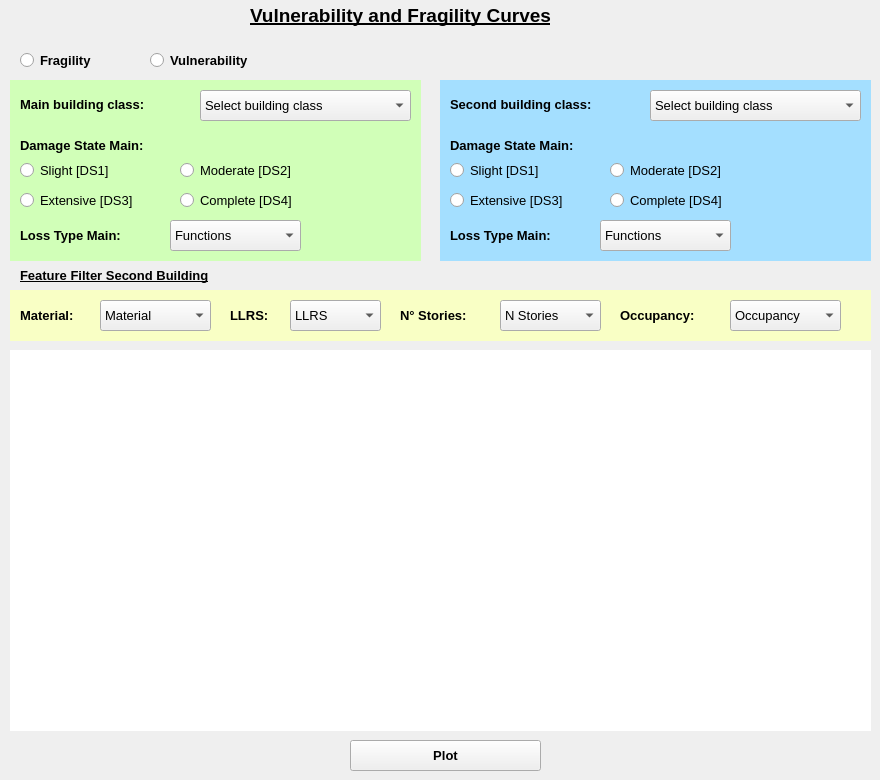
<?xml version="1.0" encoding="UTF-8"?>
<ui version="4.0">
 <class>vulnerability_plot</class>
 <widget class="QMainWindow" name="vulnerability_plot">
  <property name="geometry">
   <rect>
    <x>0</x>
    <y>0</y>
    <width>880</width>
    <height>780</height>
   </rect>
  </property>
  <property name="windowTitle">
   <string>MainWindow</string>
  </property>
  <widget class="QWidget" name="plot_frame">
   <widget class="QPushButton" name="plot_button">
    <property name="geometry">
     <rect>
      <x>350</x>
      <y>740</y>
      <width>191</width>
      <height>31</height>
     </rect>
    </property>
    <property name="font">
     <font>
      <pointsize>10</pointsize>
      <weight>75</weight>
      <bold>true</bold>
     </font>
    </property>
    <property name="text">
     <string>Plot</string>
    </property>
   </widget>
   <widget class="QLabel" name="specific_label">
    <property name="geometry">
     <rect>
      <x>250</x>
      <y>0</y>
      <width>391</width>
      <height>31</height>
     </rect>
    </property>
    <property name="font">
     <font>
      <pointsize>14</pointsize>
      <weight>75</weight>
      <italic>false</italic>
      <bold>true</bold>
      <underline>true</underline>
      <strikeout>false</strikeout>
     </font>
    </property>
    <property name="text">
     <string>Vulnerability and Fragility Curves</string>
    </property>
   </widget>
   <widget class="QLabel" name="main_label">
    <property name="geometry">
     <rect>
      <x>20</x>
      <y>89</y>
      <width>171</width>
      <height>31</height>
     </rect>
    </property>
    <property name="font">
     <font>
      <pointsize>10</pointsize>
      <weight>75</weight>
      <bold>true</bold>
     </font>
    </property>
    <property name="text">
     <string>Main building class:</string>
    </property>
   </widget>
   <widget class="QComboBox" name="main_tax">
    <property name="geometry">
     <rect>
      <x>200</x>
      <y>90</y>
      <width>211</width>
      <height>31</height>
     </rect>
    </property>
    <property name="font">
     <font>
      <pointsize>10</pointsize>
     </font>
    </property>
    <item>
     <property name="text">
      <string>Select building class</string>
     </property>
    </item>
   </widget>
   <widget class="QLabel" name="second_label">
    <property name="geometry">
     <rect>
      <x>450</x>
      <y>89</y>
      <width>201</width>
      <height>31</height>
     </rect>
    </property>
    <property name="font">
     <font>
      <pointsize>10</pointsize>
      <weight>75</weight>
      <bold>true</bold>
     </font>
    </property>
    <property name="text">
     <string>Second building class:</string>
    </property>
   </widget>
   <widget class="QComboBox" name="second_tax">
    <property name="geometry">
     <rect>
      <x>650</x>
      <y>90</y>
      <width>211</width>
      <height>31</height>
     </rect>
    </property>
    <property name="font">
     <font>
      <pointsize>10</pointsize>
     </font>
    </property>
    <item>
     <property name="text">
      <string>Select building class</string>
     </property>
    </item>
   </widget>
   <widget class="QWidget" name="verticalLayoutWidget">
    <property name="geometry">
     <rect>
      <x>10</x>
      <y>350</y>
      <width>861</width>
      <height>381</height>
     </rect>
    </property>
    <layout class="QVBoxLayout" name="plot_comparison">
     <item>
      <widget class="QLabel" name="plot_img">
       <property name="styleSheet">
        <string notr="true">background-color: rgb(255, 255, 255);</string>
       </property>
       <property name="text">
        <string/>
       </property>
      </widget>
     </item>
    </layout>
   </widget>
   <widget class="QLabel" name="main_mat_label">
    <property name="geometry">
     <rect>
      <x>20</x>
      <y>300</y>
      <width>81</width>
      <height>31</height>
     </rect>
    </property>
    <property name="font">
     <font>
      <pointsize>10</pointsize>
      <weight>75</weight>
      <bold>true</bold>
     </font>
    </property>
    <property name="text">
     <string>Material:</string>
    </property>
   </widget>
   <widget class="QLabel" name="main_llrs_label">
    <property name="geometry">
     <rect>
      <x>230</x>
      <y>300</y>
      <width>81</width>
      <height>31</height>
     </rect>
    </property>
    <property name="font">
     <font>
      <pointsize>10</pointsize>
      <weight>75</weight>
      <bold>true</bold>
     </font>
    </property>
    <property name="text">
     <string>LLRS:</string>
    </property>
   </widget>
   <widget class="QLabel" name="main_story_label">
    <property name="geometry">
     <rect>
      <x>400</x>
      <y>300</y>
      <width>91</width>
      <height>31</height>
     </rect>
    </property>
    <property name="font">
     <font>
      <pointsize>10</pointsize>
      <weight>75</weight>
      <bold>true</bold>
     </font>
    </property>
    <property name="text">
     <string>N° Stories:</string>
    </property>
   </widget>
   <widget class="QComboBox" name="main_mat_filter">
    <property name="geometry">
     <rect>
      <x>100</x>
      <y>300</y>
      <width>111</width>
      <height>31</height>
     </rect>
    </property>
    <property name="font">
     <font>
      <pointsize>10</pointsize>
     </font>
    </property>
    <item>
     <property name="text">
      <string>Material</string>
     </property>
    </item>
   </widget>
   <widget class="QComboBox" name="main_llrs_filter">
    <property name="geometry">
     <rect>
      <x>290</x>
      <y>300</y>
      <width>91</width>
      <height>31</height>
     </rect>
    </property>
    <property name="font">
     <font>
      <pointsize>10</pointsize>
     </font>
    </property>
    <item>
     <property name="text">
      <string>LLRS</string>
     </property>
    </item>
   </widget>
   <widget class="QComboBox" name="main_story_filter">
    <property name="geometry">
     <rect>
      <x>500</x>
      <y>300</y>
      <width>101</width>
      <height>31</height>
     </rect>
    </property>
    <property name="font">
     <font>
      <pointsize>10</pointsize>
     </font>
    </property>
    <item>
     <property name="text">
      <string>N Stories</string>
     </property>
    </item>
   </widget>
   <widget class="QLabel" name="main_filter_label">
    <property name="geometry">
     <rect>
      <x>20</x>
      <y>260</y>
      <width>271</width>
      <height>31</height>
     </rect>
    </property>
    <property name="font">
     <font>
      <pointsize>10</pointsize>
      <weight>75</weight>
      <bold>true</bold>
      <underline>true</underline>
     </font>
    </property>
    <property name="text">
     <string>Feature Filter Second Building</string>
    </property>
   </widget>
   <widget class="QLabel" name="main_bg">
    <property name="geometry">
     <rect>
      <x>10</x>
      <y>80</y>
      <width>411</width>
      <height>181</height>
     </rect>
    </property>
    <property name="styleSheet">
     <string notr="true">
background-color: rgb(209, 255, 184);</string>
    </property>
    <property name="text">
     <string/>
    </property>
   </widget>
   <widget class="QComboBox" name="main_ocu_filter">
    <property name="geometry">
     <rect>
      <x>730</x>
      <y>300</y>
      <width>111</width>
      <height>31</height>
     </rect>
    </property>
    <property name="font">
     <font>
      <pointsize>10</pointsize>
     </font>
    </property>
    <item>
     <property name="text">
      <string>Occupancy</string>
     </property>
    </item>
   </widget>
   <widget class="QLabel" name="main_vul_label">
    <property name="geometry">
     <rect>
      <x>20</x>
      <y>220</y>
      <width>141</width>
      <height>31</height>
     </rect>
    </property>
    <property name="font">
     <font>
      <pointsize>10</pointsize>
      <weight>75</weight>
      <bold>true</bold>
     </font>
    </property>
    <property name="text">
     <string>Loss Type Main:</string>
    </property>
   </widget>
   <widget class="QLabel" name="main_ocu_label">
    <property name="geometry">
     <rect>
      <x>620</x>
      <y>300</y>
      <width>101</width>
      <height>31</height>
     </rect>
    </property>
    <property name="font">
     <font>
      <pointsize>10</pointsize>
      <weight>75</weight>
      <bold>true</bold>
     </font>
    </property>
    <property name="text">
     <string>Occupancy:</string>
    </property>
   </widget>
   <widget class="QComboBox" name="main_loss_type">
    <property name="geometry">
     <rect>
      <x>170</x>
      <y>220</y>
      <width>131</width>
      <height>31</height>
     </rect>
    </property>
    <property name="font">
     <font>
      <pointsize>10</pointsize>
     </font>
    </property>
    <item>
     <property name="text">
      <string>Functions</string>
     </property>
    </item>
   </widget>
   <widget class="QRadioButton" name="fragility_button">
    <property name="geometry">
     <rect>
      <x>20</x>
      <y>50</y>
      <width>101</width>
      <height>21</height>
     </rect>
    </property>
    <property name="font">
     <font>
      <pointsize>10</pointsize>
      <weight>75</weight>
      <bold>true</bold>
     </font>
    </property>
    <property name="text">
     <string>Fragility</string>
    </property>
   </widget>
   <widget class="QRadioButton" name="vul_button">
    <property name="geometry">
     <rect>
      <x>150</x>
      <y>50</y>
      <width>141</width>
      <height>21</height>
     </rect>
    </property>
    <property name="font">
     <font>
      <pointsize>10</pointsize>
      <weight>75</weight>
      <bold>true</bold>
     </font>
    </property>
    <property name="text">
     <string>Vulnerability</string>
    </property>
   </widget>
   <widget class="QLabel" name="ds_label_main">
    <property name="geometry">
     <rect>
      <x>20</x>
      <y>130</y>
      <width>181</width>
      <height>31</height>
     </rect>
    </property>
    <property name="font">
     <font>
      <pointsize>10</pointsize>
      <weight>75</weight>
      <bold>true</bold>
     </font>
    </property>
    <property name="text">
     <string>Damage State Main:</string>
    </property>
   </widget>
   <widget class="QRadioButton" name="ds_1_main">
    <property name="geometry">
     <rect>
      <x>20</x>
      <y>160</y>
      <width>131</width>
      <height>20</height>
     </rect>
    </property>
    <property name="font">
     <font>
      <pointsize>10</pointsize>
     </font>
    </property>
    <property name="text">
     <string>Slight [DS1]</string>
    </property>
   </widget>
   <widget class="QRadioButton" name="ds_2_main">
    <property name="geometry">
     <rect>
      <x>180</x>
      <y>160</y>
      <width>151</width>
      <height>20</height>
     </rect>
    </property>
    <property name="font">
     <font>
      <pointsize>10</pointsize>
     </font>
    </property>
    <property name="text">
     <string>Moderate [DS2]</string>
    </property>
   </widget>
   <widget class="QRadioButton" name="ds_3_main">
    <property name="geometry">
     <rect>
      <x>20</x>
      <y>190</y>
      <width>141</width>
      <height>20</height>
     </rect>
    </property>
    <property name="font">
     <font>
      <pointsize>10</pointsize>
     </font>
    </property>
    <property name="text">
     <string>Extensive [DS3]</string>
    </property>
   </widget>
   <widget class="QRadioButton" name="ds_4_main">
    <property name="geometry">
     <rect>
      <x>180</x>
      <y>190</y>
      <width>151</width>
      <height>20</height>
     </rect>
    </property>
    <property name="font">
     <font>
      <pointsize>10</pointsize>
     </font>
    </property>
    <property name="text">
     <string>Complete [DS4]</string>
    </property>
   </widget>
   <widget class="QLabel" name="main_bg_2">
    <property name="geometry">
     <rect>
      <x>440</x>
      <y>80</y>
      <width>431</width>
      <height>181</height>
     </rect>
    </property>
    <property name="styleSheet">
     <string notr="true">background-color: rgb(164, 223, 255);</string>
    </property>
    <property name="text">
     <string/>
    </property>
   </widget>
   <widget class="QLabel" name="main_bg_3">
    <property name="geometry">
     <rect>
      <x>10</x>
      <y>290</y>
      <width>861</width>
      <height>51</height>
     </rect>
    </property>
    <property name="styleSheet">
     <string notr="true">background-color: rgb(249, 255, 197);</string>
    </property>
    <property name="text">
     <string/>
    </property>
   </widget>
   <widget class="QLabel" name="second_vul_label">
    <property name="geometry">
     <rect>
      <x>450</x>
      <y>220</y>
      <width>141</width>
      <height>31</height>
     </rect>
    </property>
    <property name="font">
     <font>
      <pointsize>10</pointsize>
      <weight>75</weight>
      <bold>true</bold>
     </font>
    </property>
    <property name="text">
     <string>Loss Type Main:</string>
    </property>
   </widget>
   <widget class="QComboBox" name="second_loss_type">
    <property name="geometry">
     <rect>
      <x>600</x>
      <y>220</y>
      <width>131</width>
      <height>31</height>
     </rect>
    </property>
    <property name="font">
     <font>
      <pointsize>10</pointsize>
     </font>
    </property>
    <item>
     <property name="text">
      <string>Functions</string>
     </property>
    </item>
   </widget>
   <widget class="QLabel" name="ds_label_second">
    <property name="geometry">
     <rect>
      <x>450</x>
      <y>130</y>
      <width>211</width>
      <height>31</height>
     </rect>
    </property>
    <property name="font">
     <font>
      <pointsize>10</pointsize>
      <weight>75</weight>
      <bold>true</bold>
     </font>
    </property>
    <property name="text">
     <string>Damage State Main:</string>
    </property>
   </widget>
   <widget class="QRadioButton" name="ds_4_second">
    <property name="geometry">
     <rect>
      <x>610</x>
      <y>190</y>
      <width>151</width>
      <height>20</height>
     </rect>
    </property>
    <property name="font">
     <font>
      <pointsize>10</pointsize>
     </font>
    </property>
    <property name="text">
     <string>Complete [DS4]</string>
    </property>
   </widget>
   <widget class="QRadioButton" name="ds_1_second">
    <property name="geometry">
     <rect>
      <x>450</x>
      <y>160</y>
      <width>131</width>
      <height>20</height>
     </rect>
    </property>
    <property name="font">
     <font>
      <pointsize>10</pointsize>
     </font>
    </property>
    <property name="text">
     <string>Slight [DS1]</string>
    </property>
   </widget>
   <widget class="QRadioButton" name="ds_2_second">
    <property name="geometry">
     <rect>
      <x>610</x>
      <y>160</y>
      <width>151</width>
      <height>20</height>
     </rect>
    </property>
    <property name="font">
     <font>
      <pointsize>10</pointsize>
     </font>
    </property>
    <property name="text">
     <string>Moderate [DS2]</string>
    </property>
   </widget>
   <widget class="QRadioButton" name="ds_3_second">
    <property name="geometry">
     <rect>
      <x>450</x>
      <y>190</y>
      <width>141</width>
      <height>20</height>
     </rect>
    </property>
    <property name="font">
     <font>
      <pointsize>10</pointsize>
     </font>
    </property>
    <property name="text">
     <string>Extensive [DS3]</string>
    </property>
   </widget>
   <zorder>main_bg_3</zorder>
   <zorder>main_bg_2</zorder>
   <zorder>main_bg</zorder>
   <zorder>plot_button</zorder>
   <zorder>specific_label</zorder>
   <zorder>main_label</zorder>
   <zorder>main_tax</zorder>
   <zorder>second_label</zorder>
   <zorder>second_tax</zorder>
   <zorder>verticalLayoutWidget</zorder>
   <zorder>main_mat_label</zorder>
   <zorder>main_llrs_label</zorder>
   <zorder>main_story_label</zorder>
   <zorder>main_mat_filter</zorder>
   <zorder>main_llrs_filter</zorder>
   <zorder>main_story_filter</zorder>
   <zorder>main_filter_label</zorder>
   <zorder>main_ocu_filter</zorder>
   <zorder>main_vul_label</zorder>
   <zorder>main_ocu_label</zorder>
   <zorder>main_loss_type</zorder>
   <zorder>fragility_button</zorder>
   <zorder>vul_button</zorder>
   <zorder>ds_label_main</zorder>
   <zorder>ds_1_main</zorder>
   <zorder>ds_2_main</zorder>
   <zorder>ds_3_main</zorder>
   <zorder>ds_4_main</zorder>
   <zorder>second_vul_label</zorder>
   <zorder>second_loss_type</zorder>
   <zorder>ds_label_second</zorder>
   <zorder>ds_4_second</zorder>
   <zorder>ds_1_second</zorder>
   <zorder>ds_2_second</zorder>
   <zorder>ds_3_second</zorder>
  </widget>
 </widget>
 <resources/>
 <connections/>
</ui>
